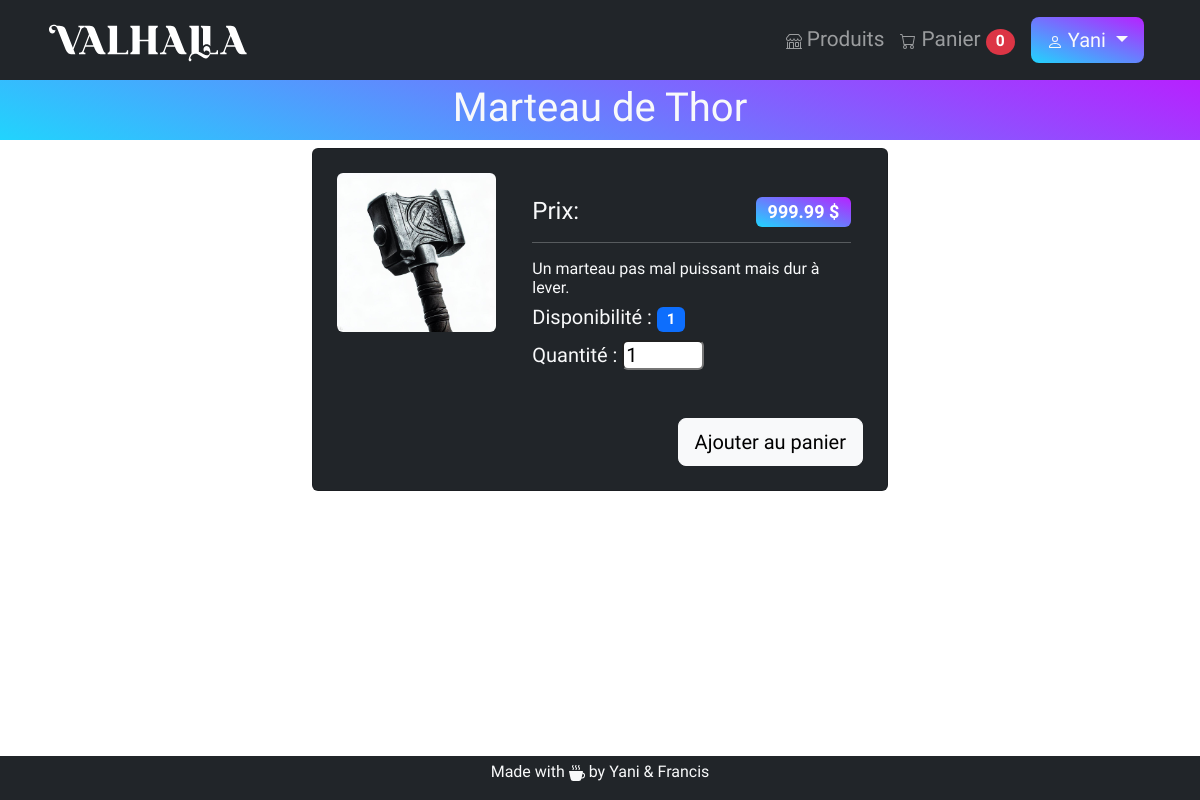
The page /product.php?sku=1 (signed in) on the database its author committed.
### tables this page shows
CREATE TABLE `users` (
  `id` int NOT NULL,
  `email` varchar(255) NOT NULL,
  `password` text NOT NULL,
  `first_name` varchar(255) NOT NULL,
  `last_name` varchar(255) NOT NULL,
  `shipping_address` text NOT NULL
);

CREATE TABLE `products` (
  `sku` int NOT NULL,
  `name` varchar(255) NOT NULL,
  `description` text NOT NULL,
  `price` decimal(15,2) NOT NULL,
  `stock` int NOT NULL
);

### includes/userDAO.class.php (called while the page is built, shortened)
<?php
include 'includes/user.class.php';
class UserDAO
{
    private $db;
    public function __construct($conn)
    {
        $this->db = $conn;
    }
    public function getUserByEmail($email)
    {
        $req = $this->db->prepare("SELECT * FROM users WHERE email = :email");
        $params = [':email' => $email];
        $req->execute($params);
        $result = $req->fetch(PDO::FETCH_ASSOC);
        if ($result) {
            return new User($result['id'], $result['email'], $result['password'], $result['first_name'], $result['last_name'], $result['shipping_address']);
        } else {
            return null;
        }
    }
}

### includes/user.class.php (called while the page is built, shortened)
<?php
class User
{
    private $first_name;
    public function __construct($id, $email, $password, $first_name, $last_name, $shipping_address)
    {
        $this->first_name = $first_name;
    }
    public function getFirstName()
    {
        return $this->first_name;
    }
}

### includes/productDAO.class.php (called while the page is built, shortened)
<?php
require_once 'includes/product.class.php';
class ProductDAO
{
    private $db;
    public function __construct(PDO $conn)
    {
        $this->db = $conn;
    }
    public function getProductBySKU($sku)
    {
        try {
            $req = $this->db->prepare("SELECT * FROM products WHERE sku = :sku");
            $params = [':sku' => $sku];
            $req->execute($params);
            $result = $req->fetch(PDO::FETCH_ASSOC);
            if ($result) {
                return new Product($result['sku'], $result['name'], $result['description'], $result['price'], $result['stock']);
            } else {
                return null;
            }
        } catch (PDOException $e) {
            echo "Query failed: " . $e->getMessage();
            return null;
        }
    }
}

### includes/product.class.php (called while the page is built, shortened)
<?php
class Product
{
    private $sku;
    private $name;
    private $description;
    private $price;
    private $stock;
    public function __construct($sku, $name, $description, $price, $stock)
    {
        $this->sku = $sku;
        $this->name = $name;
        $this->description = $description;
        $this->price = $price;
        $this->stock = $stock;
    }
    public function getSKU()
    {
        return $this->sku;
    }
    public function getName()
    {
        return $this->name;
    }
    public function getDescription()
    {
        return $this->description;
    }
    public function getPrice()
    {
        return $this->price;
    }
    public function getStock()
    {
        return $this->stock;
    }
}

### product.php (the view)
<?php
require_once 'db/db.php';
require_once 'includes/productDAO.class.php';
include 'includes/head.php';
include 'includes/header.php';
if (isset($_GET["sku"])) {
    $productDAO = new ProductDAO($conn);
    $product = $productDAO->getProductBySKU($_GET["sku"]);
    $name = $product->getName();
    $price = $product->getPrice();
    $description = $product->getDescription();
    $img = "img/" . $product->getSKU() . ".jpeg";
    $stock = $product->getStock();
} else {
    header("Location: index.php");
}
?>
<div class="container-fluid">
    <div class="row mb-5">
        <div class="col-md-12 gradient-1 text-light pt-1 mb-2">
            <h1 class="text-center"><?= $name; ?></h1>
        </div>
        <div class="mx-auto col-md-6">
            <div class="card bg-dark text-light">
                <div class="card-body">
                    <form action="cart.php" method="POST">
                        <div class="row p-2">
                            <div class="col-md-4">
                                <img src="<?= $img; ?>" class="card-img-top rounded" alt="<?= $name; ?>">
                            </div>
                            <div class="col-md-8 p-4">
                                <h4 class="card-title">Prix: <span class="badge bg-success gradient-1 float-end"><?= $price; ?> $</span> </h4>
                                <hr>
                                <h6 class="card-text"><?= $description; ?></h6>
                                <h5>Disponibilité : <span class=" badge bg-primary"><?= $stock; ?></span></h5>
                                <h5>Quantité : <input class="rounded" type="number" name="quantity" id="quantity" value="1" min="1" max="5"></h5>
                            </div>
                            <div class="col-md-12">
                                <input type="submit" class="btn btn-light btn-lg mt-3 float-end" value="Ajouter au panier">
                            </div>
                        </div>
                    </form>
                </div>
            </div>
        </div>
    </div>
</div>
<?php
include 'includes/footer.php';
include 'includes/foot.php';
?>

### includes/header.php (shortened to what this page needs)
<nav class="navbar navbar-expand-md navbar-dark bg-dark px-5">
    <a class="navbar-brand" href="index.php"><img src="img/logo.svg" alt="Logo" style="width: 200px;"></a>
    <div class="collapse navbar-collapse" id="navigation">
        <ul class="navbar-nav ms-auto">
            <li class="nav-item">
                <a class="nav-link" href="index.php"> Produits</a>
            </li>
            <li class="nav-item">
                <a class="nav-link" href="cart.php">
                    Panier
                    <span class="badge bg-danger rounded-circle">
                        0
                    </span>
                </a>
            </li>
            <li class="nav-item">
                <div class="dropdown nav-link">
                    <a class="btn btn-lg text-light gradient-2 dropdown-toggle border-0" href="#" role="button" id="accountMenu" data-bs-toggle="dropdown" aria-expanded="false">
                        <?php
                        require_once "db/db.php";
                        require_once "includes/userDAO.class.php";
                        if (isset($_SESSION["email"])) {
                            $userDAO = new UserDAO($conn);
                            $user = $userDAO->getUserByEmail($_SESSION["email"]);
                            echo $user->getFirstName();
                        } else {
                            echo "Compte";
                        }
                        ?>
                    </a>
                </div>
            </li>
        </ul>
    </div>
</nav>

### css/style.css (style rules this page uses)
body { font-family: Ubuntu, sans-serif; }
.gradient-1 { background-color: #21d4fd; background-image: linear-gradient(19deg, #21d4fd 0%, #b721ff 100%); }
.gradient-2 { background-color: #21d4fd; background-image: linear-gradient(19deg, #21d4fd 0%, #b721ff 100%); }
.nav-item { align-self: center; font-size: 1.3rem; }

### rows shown on the page
users: first_name "Yani"
products: name "Marteau de Thor", price "999.99", description "Un marteau pas mal puissant mais dur à lever.", stock "1"
